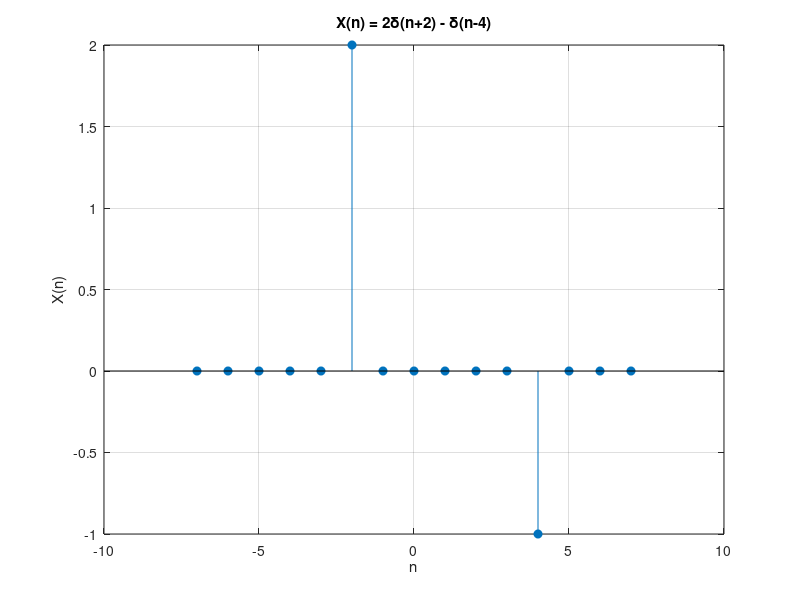

Here is the MATLAB script that generated this plot:
%Determine and Plot the Discrete-Time Sequence:X(n)=2δ(n+2)−δ(n−4)  where −7≤n≤7



clc; clear; close all;

% --- Step 1: Define n and initialize X(n) ---
n = -7:7;                 
x = zeros(1,length(n));      

% --- Step 2: Assign values according to the sequence ---
x(n == -2) = 2;           % corresponds to 2δ(n+2)
x(n == 4) = -1;           % corresponds to -δ(n-4)

% --- Step 3: Plot the sequence ---
stem(n, x, 'filled');     
title('X(n) = 2\delta(n+2) - \delta(n-4)');
xlabel('n');
ylabel('X(n)');
grid on;
